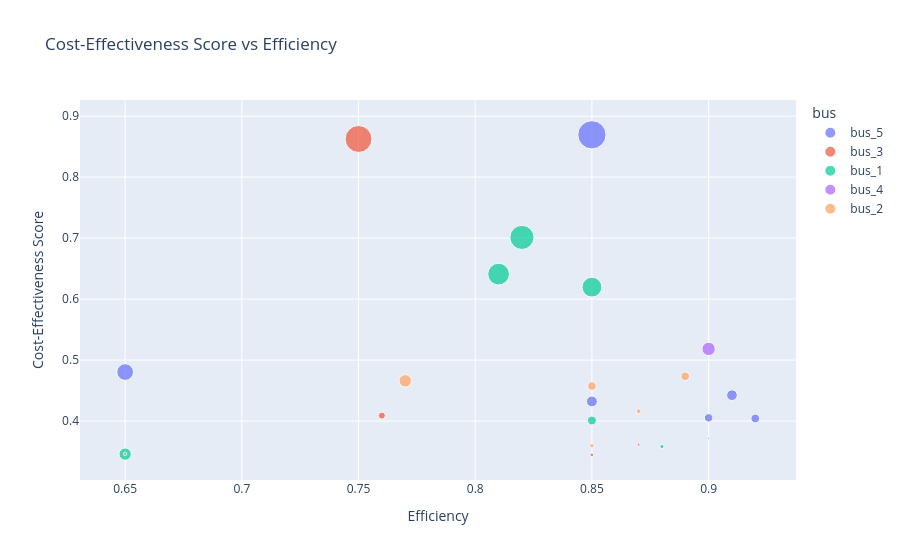

The notebook cell this image was saved under:
### Markdown cell above
### Chart 2

### Code cell
# Scatter plot : score vs efficiency
fig = px.scatter(
    df1_ranked.dropna(subset=["score"]),
    x="Efficiency",
    y="score",
    color="bus",
    size="energy capacity (kWh)",
    hover_data=["id", "duration"],
    title="Cost-Effectiveness Score vs Efficiency",
    labels={
        "score": "Cost-Effectiveness Score",
        "Efficiency": "Efficiency"
    }
)

fig.show()

### Figure 1 — Plotly figure (JSON) as saved in the notebook; plotly's stock layout.template omitted (floating-point values rounded to 4 significant figures)
{"data": [{"customdata": [["stor11", 6], ["stor19", 4], ["stor13", 1.5], ["stor6", 2], ["stor14", 1], ["stor12", 0.5]], "hovertemplate": "bus=bus_5<br>Efficiency=%{x}<br>Cost-Effectiveness Score=%{y}<br>energy capacity (kWh)=%{marker.size}<br>id=%{customdata[0]}<br>duration=%{customdata[1]}<extra></extra>", "legendgroup": "bus_5", "marker": {"color": "#636efa", "size": [516.0, 180.0, 73.5, 76.0, 46.0, 49.5], "sizemode": "area", "sizeref": 1.29, "symbol": "circle"}, "mode": "markers", "name": "bus_5", "orientation": "v", "showlegend": true, "type": "scatter", "x": [0.85, 0.65, 0.91, 0.85, 0.9, 0.92], "xaxis": "x", "y": [0.8694, 0.4804, 0.4425, 0.4322, 0.4053, 0.4043], "yaxis": "y"}, {"customdata": [["stor24", 9], ["stor1", 4], ["stor2", 1], ["stor3", 0.5]], "hovertemplate": "bus=bus_3<br>Efficiency=%{x}<br>Cost-Effectiveness Score=%{y}<br>energy capacity (kWh)=%{marker.size}<br>id=%{customdata[0]}<br>duration=%{customdata[1]}<extra></extra>", "legendgroup": "bus_3", "marker": {"color": "#EF553B", "size": [468.0, 32.0, 5.0, 9.0], "sizemode": "area", "sizeref": 1.29, "symbol": "circle"}, "mode": "markers", "name": "bus_3", "orientation": "v", "showlegend": true, "type": "scatter", "x": [0.75, 0.76, 0.87, 0.85], "xaxis": "x", "y": [0.8626, 0.409, 0.3613, 0.3447], "yaxis": "y"}, {"customdata": [["stor21", 4], ["stor20", 4], ["stor23", 4], ["stor7", 1.5], ["stor8", 1], ["stor9", 0.5], ["stor22", 1]], "hovertemplate": "bus=bus_1<br>Efficiency=%{x}<br>Cost-Effectiveness Score=%{y}<br>energy capacity (kWh)=%{marker.size}<br>id=%{customdata[0]}<br>duration=%{customdata[1]}<extra></extra>", "legendgroup": "bus_1", "marker": {"color": "#00cc96", "size": [376.0, 304.0, 256.0, 51.0, 3.0, 11.0, 98.0], "sizemode": "area", "sizeref": 1.29, "symbol": "circle"}, "mode": "markers", "name": "bus_1", "orientation": "v", "showlegend": true, "type": "scatter", "x": [0.82, 0.81, 0.85, 0.85, 0.9, 0.88, 0.65], "xaxis": "x", "y": [0.7012, 0.6411, 0.6196, 0.401, 0.3718, 0.3582, 0.3458], "yaxis": "y"}, {"customdata": [["stor17", 3.5]], "hovertemplate": "bus=bus_4<br>Efficiency=%{x}<br>Cost-Effectiveness Score=%{y}<br>energy capacity (kWh)=%{marker.size}<br>id=%{customdata[0]}<br>duration=%{customdata[1]}<extra></extra>", "legendgroup": "bus_4", "marker": {"color": "#ab63fa", "size": [115.5], "sizemode": "area", "sizeref": 1.29, "symbol": "circle"}, "mode": "markers", "name": "bus_4", "orientation": "v", "showlegend": true, "type": "scatter", "x": [0.9], "xaxis": "x", "y": [0.5183], "yaxis": "y"}, {"customdata": [["stor4", 4], ["stor16", 4], ["stor15", 4], ["stor5", 3], ["stor18", 1], ["stor10", 4]], "hovertemplate": "bus=bus_2<br>Efficiency=%{x}<br>Cost-Effectiveness Score=%{y}<br>energy capacity (kWh)=%{marker.size}<br>id=%{customdata[0]}<br>duration=%{customdata[1]}<extra></extra>", "legendgroup": "bus_2", "marker": {"color": "#FFA15A", "size": [48.0, 100.0, 48.0, 15.0, 13.0, 8.0], "sizemode": "area", "sizeref": 1.29, "symbol": "circle"}, "mode": "markers", "name": "bus_2", "orientation": "v", "showlegend": true, "type": "scatter", "x": [0.89, 0.77, 0.85, 0.87, 0.85, 0.65], "xaxis": "x", "y": [0.4734, 0.466, 0.4574, 0.4162, 0.3596, 0.3463], "yaxis": "y"}], "layout": {"legend": {"itemsizing": "constant", "title": {"text": "bus"}, "tracegroupgap": 0}, "title": {"text": "Cost-Effectiveness Score vs Efficiency"}, "xaxis": {"anchor": "y", "domain": [0, 1], "title": {"text": "Efficiency"}}, "yaxis": {"anchor": "x", "domain": [0, 1], "title": {"text": "Cost-Effectiveness Score"}}}}
